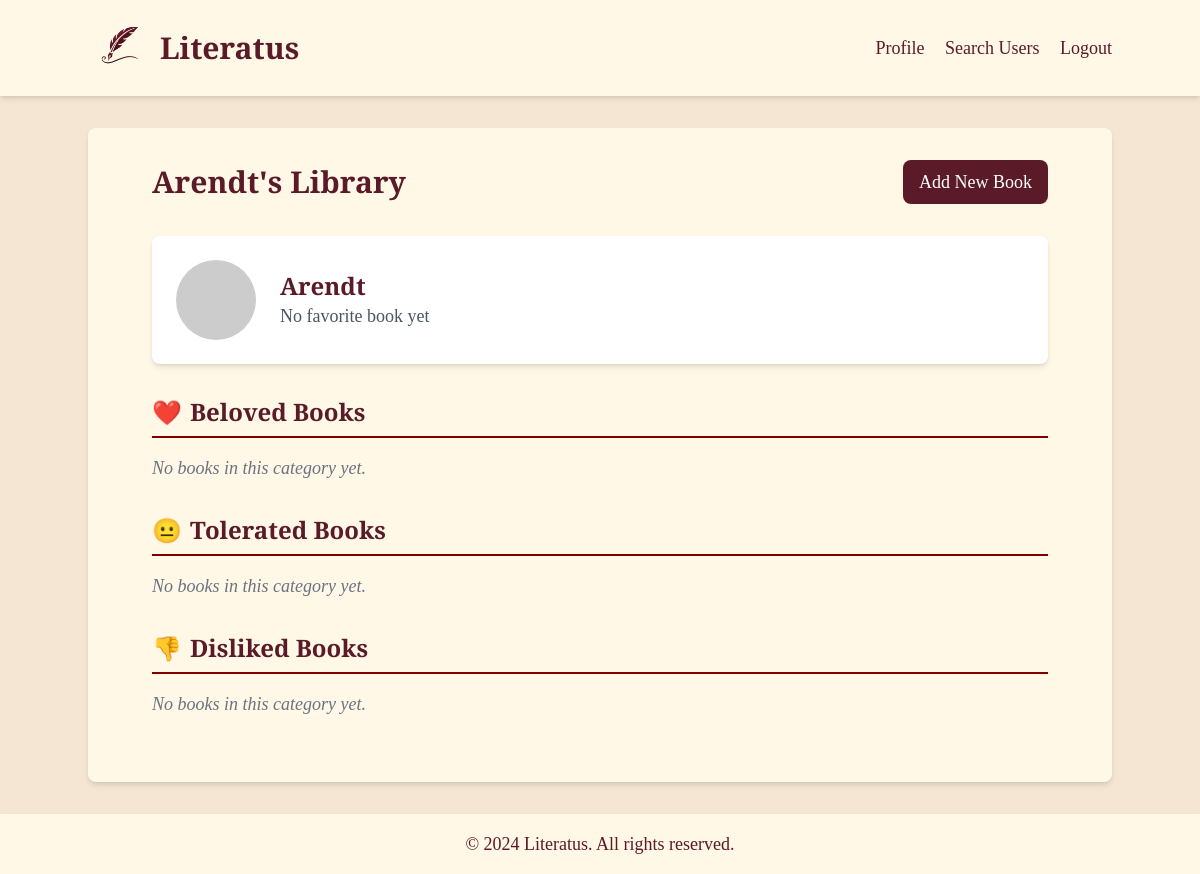
Page /profile/arendt (signed in) on the earlier database version.
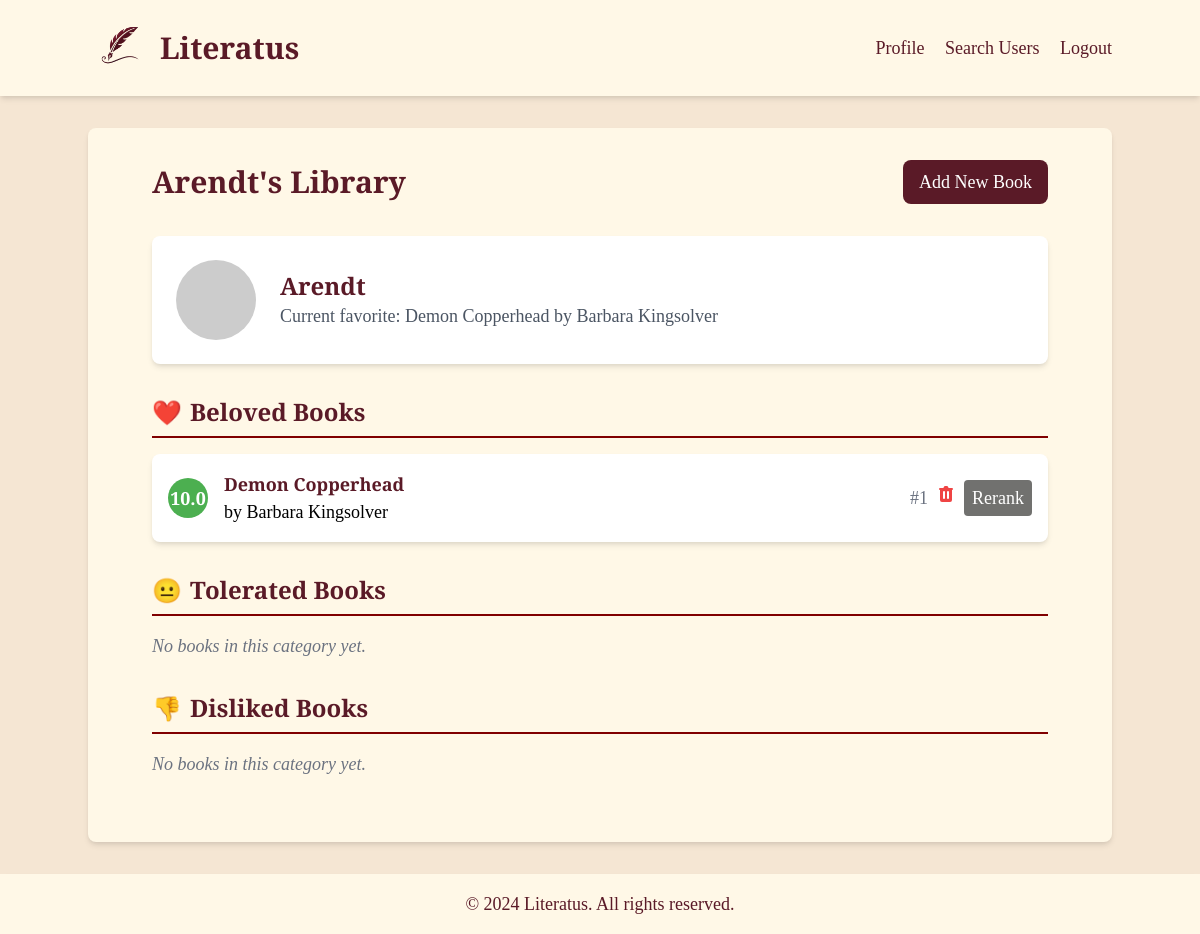
Same page on the later database version.
### app.py (models this page shows, shortened)
class User(UserMixin, db.Model):
    id = db.Column(db.Integer, primary_key=True)
    username = db.Column(db.String(80), unique=True, nullable=False)
    password_hash = db.Column(db.Text)
    profile_image = db.Column(db.Text)
    books = db.relationship('Book', backref='user', lazy=True)
    @property
    def beloved_books(self):
        return [book for book in self.books if book.sentiment == 'beloved']
    @property
    def tolerated_books(self):
        return [book for book in self.books if book.sentiment == 'tolerated']
    @property
    def disliked_books(self):
        return [book for book in self.books if book.sentiment == 'disliked']

class Book(db.Model):
    id = db.Column(db.Integer, primary_key=True)
    title = db.Column(db.String(200), nullable=False)
    author = db.Column(db.String(100), nullable=False)
    sentiment = db.Column(db.String(20), nullable=False)
    position = db.Column(db.Integer, nullable=False)
    user_id = db.Column(db.Integer, db.ForeignKey('user.id'), nullable=False)

### app.py (the view)
@app.route('/profile/<username>')
@login_required
def profile(username):
    user = User.query.filter_by(username=username).first_or_404()
    beloved_books = Book.query.filter_by(user_id=user.id, sentiment='beloved').order_by(Book.position).all()
    tolerated_books = Book.query.filter_by(user_id=user.id, sentiment='tolerated').order_by(Book.position).all()
    disliked_books = Book.query.filter_by(user_id=user.id, sentiment='disliked').order_by(Book.position).all()
    all_books = beloved_books + tolerated_books + disliked_books
    total_books = len(all_books)
    for i, book in enumerate(all_books):
        if book.sentiment == 'beloved':
            base = 7.5
            max_rating = 10
        elif book.sentiment == 'tolerated':
            base = 4.5
            max_rating = 7
        else:  # disliked
            base = 1
            max_rating = 4
        category_books = beloved_books if book in beloved_books else \
            tolerated_books if book in tolerated_books else \
                disliked_books
        category_position = category_books.index(book)
        category_total = len(category_books)
        book.rating = base + ((max_rating - base) * (1 - (category_position / (category_total - 1 or 1))))
        book.rating = round(book.rating, 1)  # Round to one decimal place
        book.global_position = i + 1
    return render_template('profile.html', user=user,
                           beloved_books=beloved_books,
                           tolerated_books=tolerated_books,
                           disliked_books=disliked_books,
                           is_own_profile=current_user.is_authenticated and current_user.id == user.id)

### app.py (called while the page is built)
@login_manager.user_loader
def load_user(user_id):
    return User.query.get(int(user_id))

### templates/profile.html (shortened to what this page needs)
{% extends "layout.html" %}
{% block content %}
<div class="max-w-4xl mx-auto">
    <div class="flex justify-between items-center mb-8">
        <h1 class="text-3xl font-bold text-maroon font-title">{{ user.username.capitalize() }}'s Library</h1>
        {% if is_own_profile %}
        <a href="{{ url_for('home') }}" class="bg-maroon text-white px-4 py-2 rounded-lg hover:bg-maroon-dark transition duration-300">Add New Book</a>
        {% endif %}
    </div>
    <div class="bg-white p-6 rounded-lg shadow-md mb-8 flex items-center">
        <img src="https://api.dicebear.com/6.x/initials/svg?seed={{ user.username }}" alt="{{ user.username }}" class="w-20 h-20 rounded-full mr-6">
        <div>
            <h2 class="text-2xl font-semibold text-maroon font-title">{{ user.username.capitalize() }}</h2>
            {% if beloved_books %}
                <p class="text-gray-600">Current favorite: {{ beloved_books[0].title }} by {{ beloved_books[0].author }}</p>
            {% else %}
                <p class="text-gray-600">No favorite book yet</p>
            {% endif %}
        </div>
    </div>
    {% for category, books, color, icon in [
        ('Beloved Books', user.beloved_books, 'beloved', '❤️'),
        ('Tolerated Books', user.tolerated_books, 'tolerated', '😐'),
        ('Disliked Books', user.disliked_books, 'disliked', '👎')
    ] %}
        <section class="mb-8">
            <h2 class="text-2xl font-semibold text-maroon font-title category-header">
                <span class="category-icon">{{ icon }}</span>{{ category }}
            </h2>
            {% if books %}
                <ul class="space-y-4">
                {% for book in books|sort(attribute='rating', reverse=True) %}
                    <li class="book-item bg-white p-4 rounded-lg shadow-md mb-4 flex items-center justify-between">
                        <div class="flex-grow flex items-center">
                            <span class="rating-circle {{ color }} mr-4 flex-shrink-0">
                                {{ "%.1f"|format(book.rating) }}
                            </span>
                            <div class="book-info">
                                <h3 class="font-semibold text-maroon font-title">{{ book.title }}</h3>
                                <p>by {{ book.author }}</p>
                            </div>
                        </div>
                        <div class="flex items-center space-x-2">
                            <span class="text-gray-500 ml-2">#{{ book.global_position }}</span>
                            {% if is_own_profile %}
                            <form action="{{ url_for('delete_book', book_id=book.id) }}" method="POST" class="display:inline">
                                <button type="submit" class="text-red-500 hover:text-red-700" onclick="return confirm('Are you sure you want to delete this book?');">
                                </button>
                            </form>
                            <a href="{{ url_for('initiate_rerank', book_id=book.id) }}" class="action-button rerank-button bg-maroon text-white px-2 py-1 rounded hover:bg-maroon-dark transition duration-300">
                                Rerank
                            </a>
                            {% endif %}
                        </div>
                    </li>
                {% endfor %}
                </ul>
            {% else %}
                <p class="italic text-gray-500">No books in this category yet.</p>
            {% endif %}
        </section>
    {% endfor %}
</div>
{% endblock %}

### templates/layout.html (shortened to what this page needs)
<!DOCTYPE html>
<html lang="en">
<head>
    <link href="https://cdn.jsdelivr.net/npm/tailwindcss@2.2.19/dist/tailwind.min.css" rel="stylesheet">
</head>
<body class="min-h-screen flex flex-col text-lg">
    <header class="bg-cream text-maroon p-4 shadow-md">
        <div class="container mx-auto flex justify-between items-center">
            <div class="flex items-center">
                <img src="{{ url_for('static', filename='images/quilless.png') }}" alt="Literatus Logo" class="h-16 w-16 mr-2">
                <a href="{{ url_for('home') }}" class="font-title font-bold text-3xl">Literatus</a>
            </div>
            <nav>
                {% if current_user.is_authenticated %}
                    <a href="{{ url_for('profile', username=current_user.username) }}" class="text-maroon hover:text-maroon-dark mr-4">Profile</a>
                    <a href="{{ url_for('search_users') }}" class="text-maroon hover:text-maroon-dark mr-4">Search Users</a>
                    <a href="{{ url_for('logout') }}" class="text-maroon hover:text-maroon-dark">Logout</a>
                {% else %}
                    <a href="{{ url_for('login') }}" class="text-maroon hover:text-maroon-dark mr-4">Login</a>
                    <a href="{{ url_for('register') }}" class="text-maroon hover:text-maroon-dark">Register</a>
                {% endif %}
            </nav>
        </div>
    </header>
    <main class="container mx-auto mt-8 p-8 bg-cream rounded-lg shadow-md flex-grow">
        {% block content %}{% endblock %}
    </main>
    <footer class="bg-cream text-maroon text-center p-4 mt-8 shadow-md">
        <p>&copy; 2024 Literatus. All rights reserved.</p>
    </footer>
</body>
</html>

### templates/layout.html (style rules this page uses)
body { background-color: #F5E6D3; font-family: 'EB Garamond', serif; }
.bg-cream { background-color: #FFF8E7; }
.text-maroon { color: #5A1A27; }
.bg-maroon { background-color: #5A1A27; }
h1, h2, h3, h4, h5, h6, .font-title { font-family: 'Playfair Display', serif; }

### templates/profile.html (style rules this page uses)
.rating-circle { width: 40px; height: 40px; border-radius: 50%; display: inline-flex; align-items: center; justify-content: center; font-weight: bold; color: white; }
.beloved { background-color: #4CAF50; }
.category-header { border-bottom: 2px solid #800000; padding-bottom: 0.5rem; margin-bottom: 1rem; display: flex; align-items: center; }
.rerank-button { background-color: #71716F; color: white; }
.category-icon { margin-right: 0.5rem; }

Differences in the rows shown:
added Book: title "Demon Copperhead", author "Barbara Kingsolver", rating "10.0", global_position "1"
Other differences:
text no longer shown: "No favorite book yet"
text now shown: "Current favorite: by"
list line gone: "No books in this category yet."
